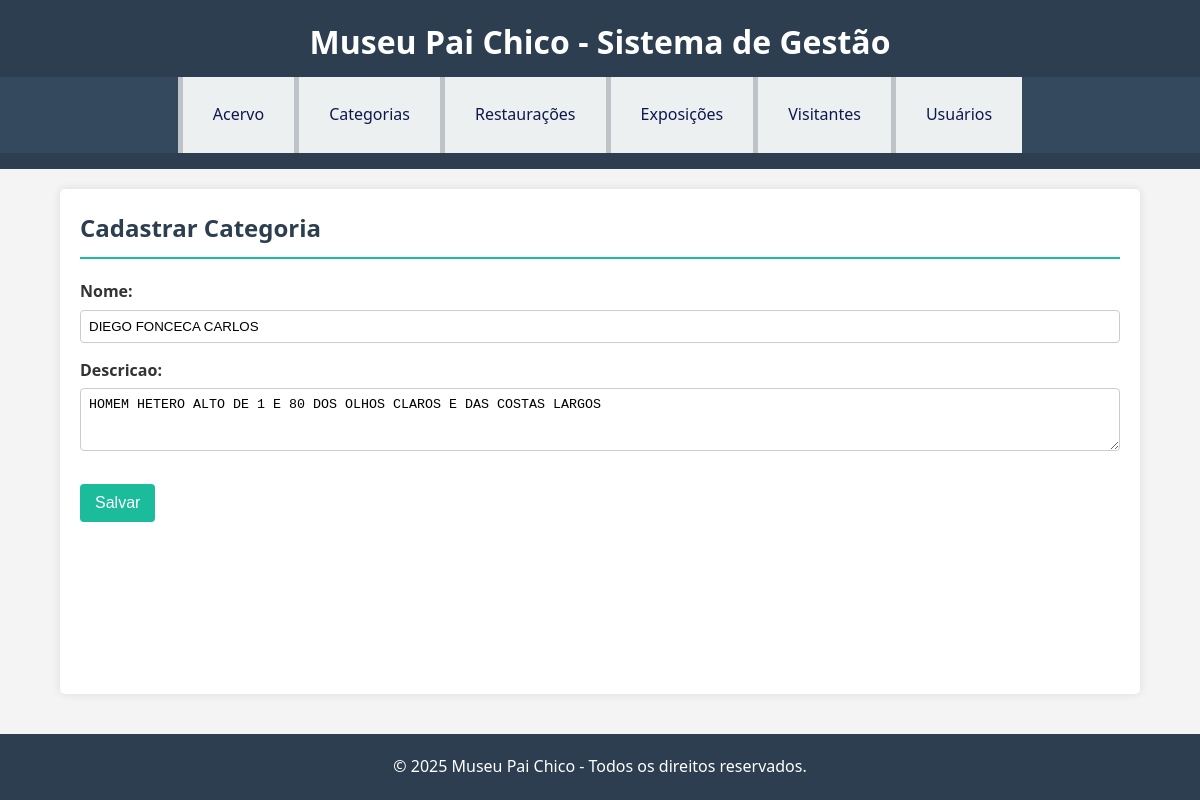
The app's page /categorias/editar/2/ with its own data.
### categorias/models.py (models this page shows, shortened)
class Categoria(models.Model):
    nome = models.CharField(max_length=100)
    descricao = models.TextField(blank=True, null=True)

### categorias/views.py (the view)
# urls.py: path('categorias/editar/<int:id>/', editar_categoria, name='editar_categoria'),
def editar_categoria(request, id):
    categoria = get_object_or_404(Categoria, id=id)
    if request.method == 'POST':
        form = CategoriaForm(request.POST, instance=categoria)
        if form.is_valid():
            form.save()
            return redirect('listar_categorias')
    else:
        form = CategoriaForm(instance=categoria)
    return render(request, 'categorias/form_categoria.html', {'form': form})

### categorias/forms.py
class CategoriaForm(forms.ModelForm):
    class Meta:
        model = Categoria
        fields = ['nome', 'descricao']
        widgets = {
            'descricao': forms.Textarea(attrs={'rows': 3}),
        }

### categorias/templates/categorias/form_categoria.html (shortened to what this page needs)
{% extends 'base.html' %}
{% block content %}
    <h2>Cadastrar Categoria</h2>
    <form method="post">
        {{ form.as_p }}
        <button type="submit">Salvar</button>
    </form>
{% endblock %}

### templates/base.html (style rules this page uses)
* { margin: 0; padding: 0; box-sizing: border-box; }
body { font-family: 'Segoe UI', Tahoma, Geneva, Verdana, sans-serif; background-color: #f4f4f4; color: #333; line-height: 1.6; display: flex; flex-direction: column; min-height: 100vh; }
h2 { color: #2c3e50; margin-bottom: 20px; border-bottom: 2px solid #1abc9c; padding-bottom: 10px; }
button { background-color: #1abc9c; color: white; border: none; padding: 10px 15px; cursor: pointer; font-size: 16px; border-radius: 4px; margin-top: 10px; }
form p { margin-bottom: 15px; }
label { display: block; font-weight: bold; margin-bottom: 5px; }
input[type="text"], input[type="number"], input[type="email"], input[type="date"], select, textarea { width: 100%; padding: 8px; border: 1px solid #ccc; border-radius: 4px; }

### records on screen
Categoria: nome "DIEGO FONCECA CARLOS", descricao "HOMEM HETERO ALTO DE 1 E 80 DOS OLHOS CLAROS E DAS COSTAS LARGOS"
